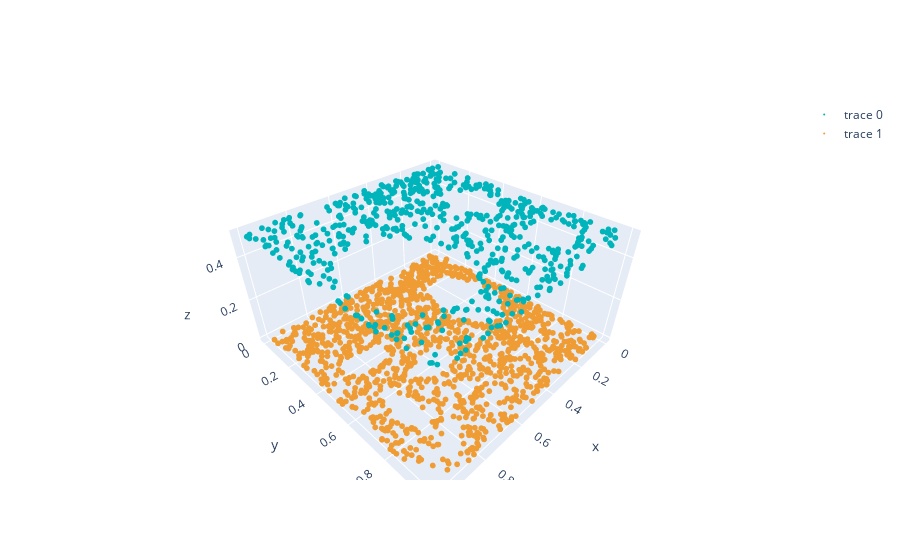

Write notebook code for a chart like this one.
### Code cell
n_PC1 = PC1.shape[0]
n_PC2 = PC2.shape[0]

fig = go.Figure(data = [go.Scatter3d(x = PC1[:,0], y = PC1[:,1], z = [0.5] * n_PC1,  
                                    mode='markers',
                                    marker=dict( size=2, color = "#00b4bc")
                                    )])

fig.add_trace(go.Scatter3d(x = PC2[:,0], 
                            y = PC2[:,1], 
                            z = [0]* n_PC2,
                            mode='markers',
                            marker = dict(size = 2, color = "#ee9c33") )        
            )


fig.show()

### Figure 1 — Plotly figure (JSON) as saved in the notebook; plotly's stock layout.template omitted (floating-point values rounded to 4 significant figures; data arrays with more than 128 entries replaced by an {"elided": "..."} marker saying what was removed)
{"data": [{"marker": {"color": "#00b4bc", "size": 2}, "mode": "markers", "type": "scatter3d", "x": {"elided": "625 float values"}, "y": {"elided": "625 float values"}, "z": {"elided": "625 float values"}}, {"marker": {"color": "#ee9c33", "size": 2}, "mode": "markers", "type": "scatter3d", "x": {"elided": "1290 float values"}, "y": {"elided": "1290 float values"}, "z": {"elided": "1290 int values"}}], "layout": {}}
